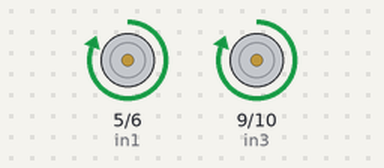
Recording of a sketch running on a simulated Arduino Uno, built with avr-gcc and run on an emulated ATmega328P. Parts: motor-driver pin pairs drawn as motors (green arrow = first pin HIGH = forward, orange = second pin HIGH = backward, longer = more drive, scaled by the enable pin).

Above: at 1.0 s.
At 3.0 s:
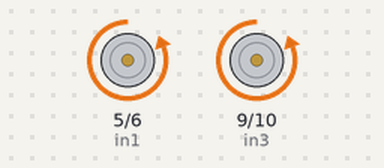
At 5.0 s:
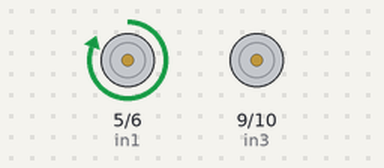
At 9.0 s:
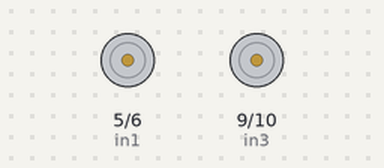
Timing chart, 0 to 13.0 s (numbered marks = the images above):
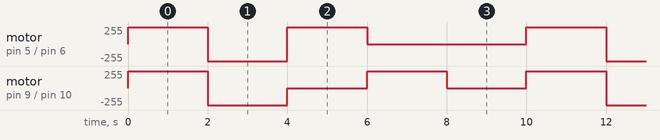

The sketch:

simple-robot-car.ino
```cpp
// Define all the pins of the motor driver module L298N
#define enaPin 3
#define in1 5
#define in2 6
#define in3 9
#define in4 10
#define enbPin 11

void setup() {

  // Define if pins are input or output
  pinMode(enaPin, OUTPUT);
  pinMode(enbPin, OUTPUT);
  pinMode(in1, OUTPUT);
  pinMode(in2, OUTPUT);
  pinMode(in3, OUTPUT);
  pinMode(in4, OUTPUT);
}

void loop() {

  Forward();
  delay(2000);  //move forward for 2 seconds
  Backward();
  delay(2000);  //move backward for 2 seconds
  Left();
  delay(2000);  //move left for 2 seconds
  Right();
  delay(2000);  //move right for 2 seconds
  Stop();
  delay(2000);  //stop for 2 seconds
}

// FUNCTIONS TO CHANGE THE DIRECTION OF THE WHEELS
void Backward() {
  digitalWrite(enaPin,HIGH);
  digitalWrite(enbPin,HIGH);
  digitalWrite(in1,LOW);
  digitalWrite(in2,HIGH);
  digitalWrite(in3,LOW);
  digitalWrite(in4,HIGH);
}

 void Forward() {
  digitalWrite(enaPin,HIGH);
  digitalWrite(enbPin,HIGH);
  digitalWrite(in1,HIGH);
  digitalWrite(in2,LOW);
  digitalWrite(in3,HIGH);
  digitalWrite(in4,LOW);
}

 void Stop() {
  digitalWrite(in1,LOW);
  digitalWrite(in2,LOW);
  digitalWrite(in3,LOW);
  digitalWrite(in4,LOW);
}

void Right() {
  digitalWrite(enaPin,HIGH);
  digitalWrite(enbPin,HIGH);
  digitalWrite(in1,LOW);
  digitalWrite(in2,LOW);
  digitalWrite(in3,HIGH);
  digitalWrite(in4,LOW);
}

void Left() {
  digitalWrite(enaPin,HIGH);
  digitalWrite(enbPin,HIGH);
  digitalWrite(in1,HIGH);
  digitalWrite(in2,LOW);
  digitalWrite(in3,LOW);
  digitalWrite(in4,LOW);
}
```

Measured:
- by itself, motor on pin 9 (in3) / pin 10 (in4): repeats every 10.0 s: backward 255/255 2.0 s, 2 × (stopped 2.0 s, forward 255/255 2.0 s)
- by itself, motor on pin 5 (in1) / pin 6 (in2): repeats every 10.0 s: backward 255/255 2.0 s, forward 255/255 2.0 s, stopped 4.0 s, forward 255/255 2.0 s
